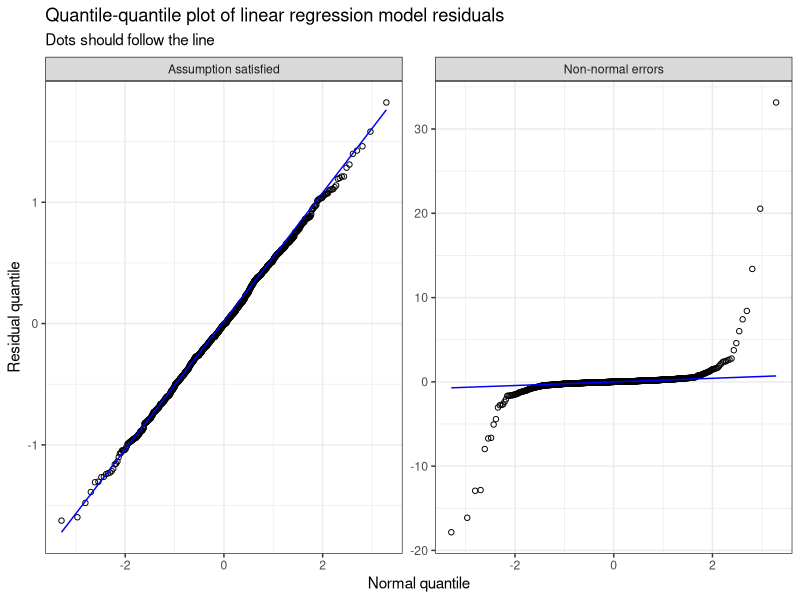
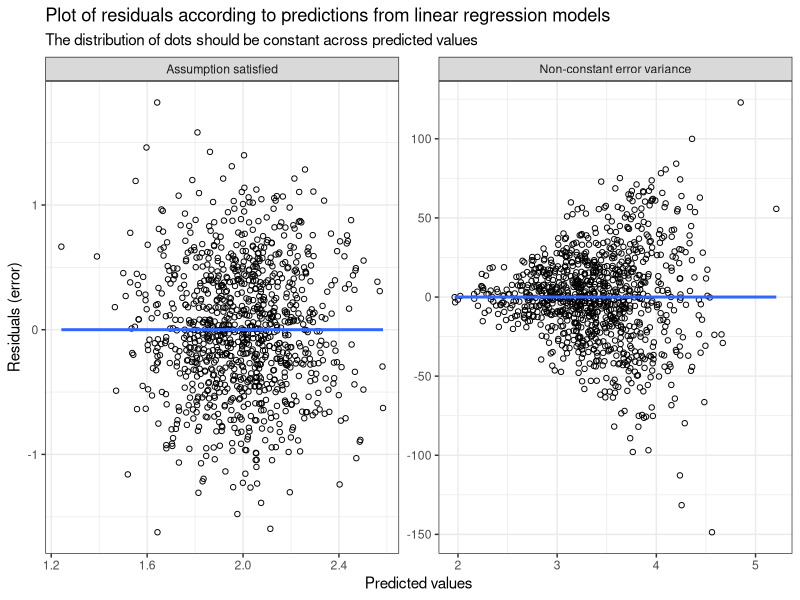
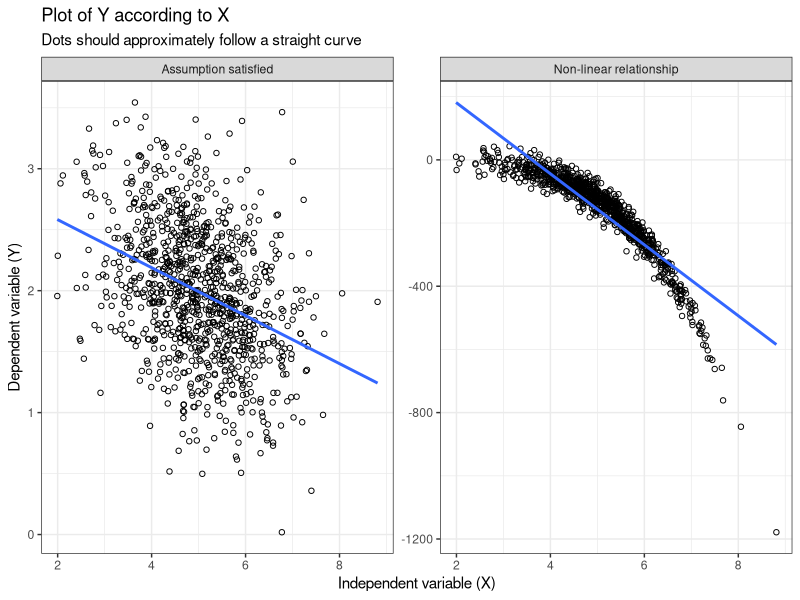

Recreate these plots in R, in order.
## ---- chunk 1
#| label: tbl-assumptions
#| tbl-cap: "Assumptions of linear regression model (ordinary least squares)"

tibble::tribble(
  ~Assumption, ~Description, ~Verifications, ~Solution,
  "Independence", "Observations or individuals should be independent", "Study design", 
    "Use a hierarchical, mixed or random effects model instead of traditional model",
  "Normality", "Model errors/residuals follow a normal/Gaussian distribution", "Quantile quantile-plot of residuals", 
    "Transformation of dependent variable (e.g., log) or using a different distribution family",
  "Homoscedasticity", "Variance of errors is constant across values of X", "Plot of residuals * predicted values",
    "Transformation of dependent variable (e.g., log), using a different distribution family or bootstrap variance estimation",
  "Linearity", "The relationship between X and Y is linear", "Plot of X * Y", 
    "Transformation of (continuous) independent variables (e.g., restricted cubic spline)"
) |>
  knitr::kable()

## ---- chunk 2

# load package needed
library(dplyr)
library(ggplot2)

set.seed(1)

# Simulate data
  sample_size <- 1000

# Generate independent variable
  X <- rnorm(n=sample_size, mean=5, sd=1)

# Generate a linear relationship based on X
  
  b0 <- 3.0 # hypothetical average in this sample
  b1 <- -0.2 # hypothetical relationship
  EQ <-  b0 + b1 * X
  
  ## Reference model - ideal scenario
  Y  <-  rnorm(n=sample_size, EQ, sd=0.5)
  ## Normality assumption not satisfied
  Y_skewed <- rcauchy(n=sample_size, EQ,scale=0.1)
  ## Homoscedasticity assumption  not satisfied
  Y_hetero <- rnorm(n=sample_size, EQ, sd=X**2)
  ## Linearity assumption not satisfied
  EQ_nonlin <- b0 + b1*X + b1*X**4
  Y_nonlin <- rnorm(sample_size, EQ_nonlin, sd=25)

# Generate linear model
  lm_model <- lm(Y~X)
  lm_model_skew <- lm(Y_skewed ~ X)
  lm_model_hetero <- lm(Y_hetero ~ X)
  lm_model_nonlin <- lm(Y_nonlin ~ X)

# combine values of X, model errors (residuals) and predicted values
output_ref <- 
  tibble::tibble(
    X = X, 
    Y = Y,
    residuals = residuals(lm_model),
    predictions = predict(lm_model)) |>
  dplyr::mutate(
    scenario=1
  )

output_skew <-
  tibble::tibble(
    X = X, 
    Y = Y_skewed,
    residuals = residuals(lm_model_skew),
    predictions = predict(lm_model_skew)
  ) |>
  dplyr::mutate(
    scenario=2
  )

output_hetero <-
  tibble::tibble(
    X = X, 
    Y = Y_hetero,
    residuals = residuals(lm_model_hetero),
    predictions = predict(lm_model_hetero)
  ) |>
  dplyr::mutate(
    scenario=3
  )

output_nonlin <-
  tibble::tibble(
    X = X, 
    Y = Y_nonlin,
    residuals = residuals(lm_model_nonlin),
    predictions = predict(lm_model_nonlin)
  ) |>
  dplyr::mutate(
    scenario=4
  )

  ## append the three data
  output_all <- 
    rbind(output_ref,
        output_skew,
        output_hetero,
        output_nonlin
        )
  
  ## Clean temporary data
  rm(list=c("output_ref","output_skew", "output_hetero", "output_nonlin"))

# add descriptive labels
output_all$scenario_f <- 
  factor(output_all$scenario,
         levels = c(1,2,3,4),
         labels = c("Assumption satisfied",
                    "Non-normal errors",
                    "Non-constant error variance",
                    "Non-linear relationship"))

  
## ---- chunk 3
#| label: fig-normal
#| fig-cap: "Normality assumption in linear regression model"

library(ggplot2)

output_all |>
  dplyr::filter(scenario %in% c(1,2)) |> 
  ggplot2::ggplot(aes(sample=residuals)) +
  geom_qq(shape=1)+
  geom_qq_line(color="blue") +
  facet_wrap(~scenario_f,scales = "free_y") +
  labs(title="Quantile-quantile plot of linear regression model residuals",
       subtitle="Dots should follow the line",
       x="Normal quantile",
       y="Residual quantile") +
  theme_bw()


## ---- chunk 4
#| label: fig-variance
#| fig-cap: "Homoscedasticity assumption (constant variance of errors) in linear regression model"

output_all |>
  dplyr::filter(scenario %in% c(1,3)) |> 
  ggplot2::ggplot(aes(y=residuals,x=predictions)) +
  geom_point(shape=1) +
  geom_smooth(method = "lm",se=FALSE) +
  facet_wrap(~scenario_f,scales = "free") +
  labs(title="Plot of residuals according to predictions from linear regression models",
       subtitle="The distribution of dots should be constant across predicted values",
       x="Predicted values",
       y="Residuals (error)") +
  theme_bw()


## ---- chunk 5
#| label: fig-lin
#| fig-cap: "Linearity assumption (linear relationship between X and Y) in linear regression model"
#| echo: false

output_all |>
  dplyr::filter(scenario %in% c(1,4)) |> 
  ggplot(aes(y=Y,x=X)) +
  geom_point(shape=1) +
  geom_smooth(method = "lm",se=FALSE) +
  facet_wrap(~scenario_f,scales = "free") +
  labs(title="Plot of Y according to X",
       subtitle="Dots should approximately follow a straight curve",
       x="Independent variable (X)",
       y="Dependent variable (Y)") +
  theme_bw()


## ---- chunk 6
#| label: tbl-log-assumption
#| tbl-cap: Assumptions of logistic regression model

tibble::tribble(
  ~Assumption, ~Description, ~Verifications, ~Solution,
  "Independence", "Observations or individuals should be independent", "Study design", 
    "Use a hierarchical, mixed or random effects model instead of traditional model",
  "Linearity", "The relationship between X and logit(Y) is linear", "Plot of X * logit(Y)", 
    "Transformation of (continuous) independent variables (e.g., restricted cubic spline)"
) |>
  knitr::kable()


